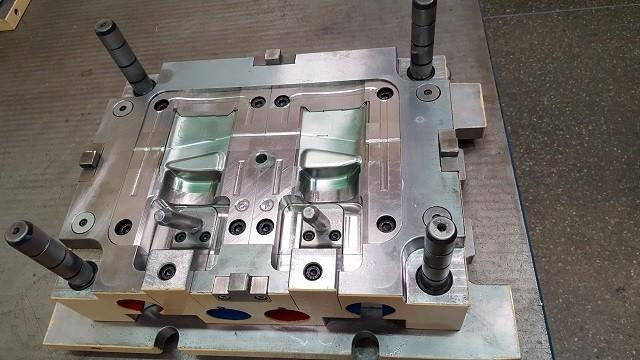
#> input picture modules/export_train_yolo/databases/UnionMoldes2/images/moldes11.jpeg, 640 x 360 px, found by its file name; its folder holds only this picture in this run
$ python main.py
#> lines starting #> are read from the running program, lines starting #| are printed output that depends on the picture
import os
import cv2

# Define paths
image_dir = "/home/diego/2TB/datasets/ECOTRACE/GCP/eco/bovinos/12-CARCASS_CLASSIFICATION/ECOTRACE/GERAL/2.0/images"
output_dir = os.path.join(image_dir, "rotated")

# Ensure output directory exists
os.makedirs(output_dir, exist_ok=True)

# Get all image files
image_files = [f for f in os.listdir(image_dir) if f.lower().endswith(('png', 'jpg', 'jpeg'))]

# Function to rotate images counterclockwise by 90 degrees
def rotate_image(image_path, output_path):
    image = cv2.imread(image_path)
#> image is the input picture: shape (360, 640, 3); mean B, G, R 106.3, 111, 116.5
    if image is None:
        print(f"Skipping {image_path}, unable to read.")
        return
    rotated = cv2.rotate(image, cv2.ROTATE_90_COUNTERCLOCKWISE)
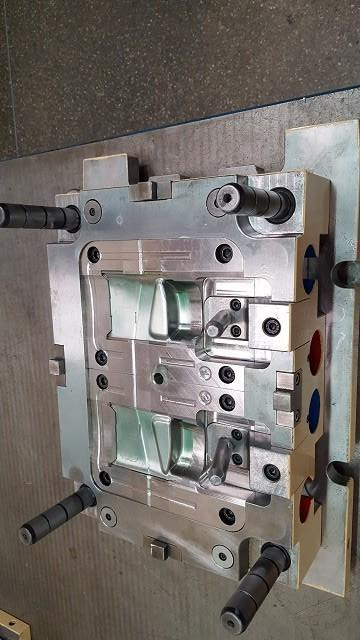
#> rotated: shape (640, 360, 3); mean B, G, R 106.3, 111, 116.5
    cv2.imwrite(output_path, rotated)

# Process all images
for img_file in image_files:
    src_path = os.path.join(image_dir, img_file)
    dest_path = os.path.join(output_dir, img_file)
    rotate_image(src_path, dest_path)
    print(f"Rotated: {img_file} -> {dest_path}")
